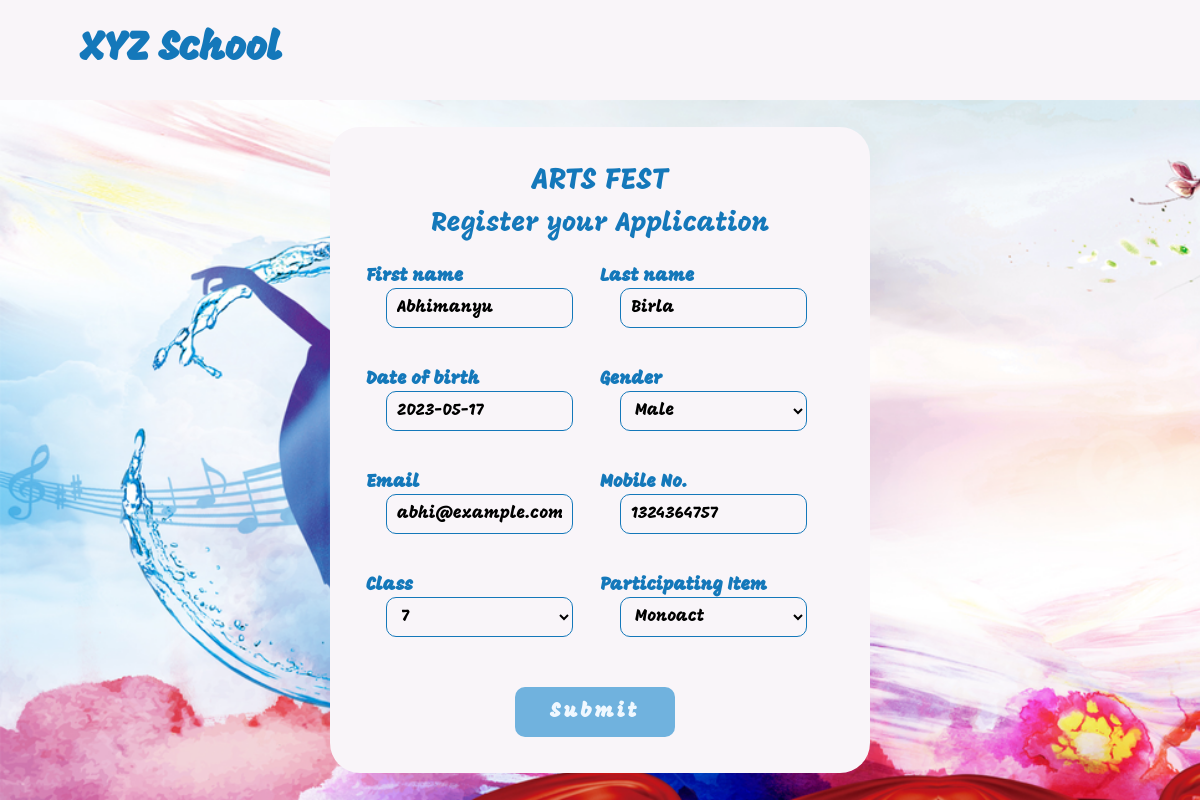
/register/edit/9/, run on the app's committed database.
### registered/models.py (models this page shows)
class Form(models.Model):
    first_name = models.CharField(max_length=120)
    last_name = models.CharField(max_length=120)
    date_of_birth = models.DateField(default=datetime.date.today())
    gender = models.CharField(max_length=120,choices=GENDER)
    school_grade = models.CharField(max_length=120,choices=CLASS)
    email = models.EmailField()
    contact_number = models.CharField(max_length=10)
    item = models.CharField(max_length=120,choices=ITEMS)
    def __str__(self):
        return str(self.first_name)

### registered/views.py (the view)
# urls.py: path('edit/<int:id>/',views.edit, name="edit")
def edit(request,id):
    participant = get_object_or_404(Form,id=id)
    print(participant)
    if request.method == "POST":
            print("post method")
            first_name = request.POST.get("first_name")
            last_name = request.POST.get("last_name")
            date_of_birth = request.POST.get("date_of_birth")
            gender = request.POST.get("gender")
            email = request.POST.get("email")
            contact_number = request.POST.get("contact_number")
            school_grade = request.POST.get("school_grade")
            item = request.POST.get("item")
            participant.first_name = first_name
            participant.last_name = last_name
            participant.date_of_birth = date_of_birth
            participant.gender = gender
            participant.email = email
            participant.contact_number = contact_number
            participant.school_grade = school_grade
            participant.item = item
            participant.save()
            response_data = {
                "title": "Update success",
                "message": "Successfully updated the data",
                "status": "success",
                "redirect": "yes",
                "redirect_url": "/logged-in/"
            }
            return HttpResponse(json.dumps(response_data),content_type="application/javascript")
    else:
        form = RegistrationForm(instance=participant)
        context={
            "form" : form,
        }
        return render(request,'web/register.html',context=context)

### registered/forms.py
class RegistrationForm(forms.ModelForm):
    gender = forms.ChoiceField(choices=GENDER)
    school_grade = forms.ChoiceField(choices=CLASS)
    items = forms.ChoiceField(choices=ITEMS)
    class Meta:
        model = Form
        fields = "__all__"

### templates/web/register.html (shortened to what this page needs)
{% extends "user_base.html" %} {% block content %} {% load static %}
<section class="form_container register">
  <div class="top">
    <h4>ARTS FEST</h4>
    <h5>Register your Application</h5>
  </div>
  <div class="bottom">
    <form class="ajax redirect" action="" method="post" enctype="multipart/form-data">
      <div class="input_container">
        <label for="{{form.first_name.id_for_label}}">
          {{form.first_name.label}}
        </label>
        {{form.first_name}}
      </div>
      <div class="input_container">
        <label for="{{form.last_name.id_for_label}}">
          {{form.last_name.label}}
        </label>
        {{form.last_name}}
      </div>
      <div class="input_container">
        <label for="{{form.date_of_birth.id_for_label}}">
          {{form.date_of_birth.label}}
        </label>
        {{form.date_of_birth}}
      </div>
      <div class="input_container">
        <label for="{{form.gender.id_for_label}}">
          {{form.gender.label}}
        </label>
        {{form.gender}}
      </div>
      <div class="input_container">
        <label for="{{form.email.id_for_label}}"> Email </label>
        {{form.email}}
      </div>
      <div class="input_container">
        <label for="{{form.contact_number.id_for_label}}"> Mobile No. </label>
        {{form.contact_number}}
      </div>
      <div class="input_container">
        <label for="{{form.school_grade.id_for_label}}"> Class </label>
        {{form.school_grade}}
      </div>
      <div class="input_container">
        <label for="{{form.item.id_for_label}}"> Participating Item </label>
        {{form.item}}
      </div>
      <div class="submit_container"><button type="submit">Submit</button></div>
    </form>
  </div>
</section>
{% endblock %}

### static/css/user-style.css (style rules this page uses)
* { margin: 0; padding: 0; border: 0; vertical-align: baseline; background: transparent; font-weight: normal; text-decoration: none; outline: none; -webkit-box-sizing: border-box; -moz-box-sizing: border-box; box-sizing: border-box; font-family: "Mogra"; }
#form .form_container { width: 30%; margin: 0 auto; background-color: rgb(249, 245, 249); color: rgb(20, 120, 186); border-radius: 30px; padding: 3%; }
#form .form_container .top h5 { text-align: center; margin-bottom: 5%; font-size: 16px; }
#form .form_container .bottom form .input_container { margin-bottom: 20px; }
#form .form_container .bottom form .input_container label { font-size: 18px; font-weight: 700; }
#form .form_container .bottom form .input_container input { margin-left: 20px; width: 80%; height: 40px; border: 1px solid rgb(20, 120, 186); border-radius: 10px; font-size: 17px; padding: 0 10px; }
#form .form_container .bottom form .submit_container { width: 100%; text-align: center; }
#form .form_container .bottom form .submit_container button { padding: 10px 20px; background-color: rgb(112, 178, 222); font-weight: 700; border-radius: 10px; color: aliceblue; font-size: 19px; margin-right: 10px; }
#form .register { width: 45%; }
#form .register .top h5 { text-align: center; margin-bottom: 5%; font-size: 27px; }
#form .register .top h4 { text-align: center; margin-bottom: 2%; font-size: 30px; }
#form .register .bottom form { display: flex; flex-wrap: wrap; }
#form .register .bottom form .input_container { width: 50%; display: flex; flex-direction: column; margin-bottom: 40px; }
#form .register .bottom form .input_container select { height: 40px; margin-left: 20px; width: 80%; border: 1px solid rgb(20, 120, 186); border-radius: 10px; font-size: 17px; padding: 0 10px; }
#form .register .bottom form .submit_container { margin-top: 10px; }
#form .register .bottom form .submit_container button { padding: 13px 35px; font-size: 20px; letter-spacing: 0.2rem; }

### data on the page
Form: first_name "Abhimanyu", last_name "Birla", date_of_birth "2023-05-17", gender "Male", email "abhi@example.com", contact_number "1324364757", school_grade "7", item "Monoact"
